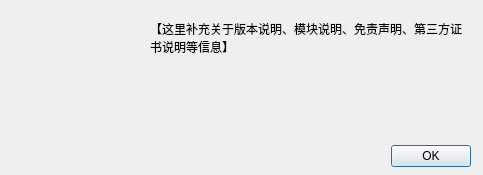
<?xml version="1.0" encoding="UTF-8"?>
<ui version="4.0">
 <class>AboutWxBoxDialog</class>
 <widget class="QDialog" name="AboutWxBoxDialog">
  <property name="geometry">
   <rect>
    <x>0</x>
    <y>0</y>
    <width>483</width>
    <height>175</height>
   </rect>
  </property>
  <property name="sizePolicy">
   <sizepolicy hsizetype="Fixed" vsizetype="Fixed">
    <horstretch>0</horstretch>
    <verstretch>0</verstretch>
   </sizepolicy>
  </property>
  <property name="minimumSize">
   <size>
    <width>483</width>
    <height>175</height>
   </size>
  </property>
  <property name="maximumSize">
   <size>
    <width>486</width>
    <height>175</height>
   </size>
  </property>
  <property name="windowTitle">
   <string>关于 WxBox</string>
  </property>
  <property name="windowIcon">
   <iconset resource="../../assets/wxbox.qrc">
    <normaloff>:/icon/app.ico</normaloff>:/icon/app.ico</iconset>
  </property>
  <property name="modal">
   <bool>true</bool>
  </property>
  <widget class="QDialogButtonBox" name="buttonBox">
   <property name="geometry">
    <rect>
     <x>130</x>
     <y>140</y>
     <width>341</width>
     <height>32</height>
    </rect>
   </property>
   <property name="orientation">
    <enum>Qt::Horizontal</enum>
   </property>
   <property name="standardButtons">
    <set>QDialogButtonBox::Ok</set>
   </property>
  </widget>
  <widget class="QLabel" name="label">
   <property name="geometry">
    <rect>
     <x>30</x>
     <y>30</y>
     <width>91</width>
     <height>91</height>
    </rect>
   </property>
   <property name="text">
    <string/>
   </property>
   <property name="pixmap">
    <pixmap resource="../../assets/wxbox.qrc">:/icon/app.ico</pixmap>
   </property>
   <property name="scaledContents">
    <bool>true</bool>
   </property>
  </widget>
  <widget class="QLabel" name="label_2">
   <property name="geometry">
    <rect>
     <x>150</x>
     <y>20</y>
     <width>321</width>
     <height>101</height>
    </rect>
   </property>
   <property name="text">
    <string>【这里补充关于版本说明、模块说明、免责声明、第三方证书说明等信息】</string>
   </property>
   <property name="alignment">
    <set>Qt::AlignLeading|Qt::AlignLeft|Qt::AlignTop</set>
   </property>
   <property name="wordWrap">
    <bool>true</bool>
   </property>
  </widget>
 </widget>
 <resources>
  <include location="../../assets/wxbox.qrc"/>
 </resources>
 <connections>
  <connection>
   <sender>buttonBox</sender>
   <signal>accepted()</signal>
   <receiver>AboutWxBoxDialog</receiver>
   <slot>accept()</slot>
   <hints>
    <hint type="sourcelabel">
     <x>248</x>
     <y>254</y>
    </hint>
    <hint type="destinationlabel">
     <x>157</x>
     <y>274</y>
    </hint>
   </hints>
  </connection>
  <connection>
   <sender>buttonBox</sender>
   <signal>rejected()</signal>
   <receiver>AboutWxBoxDialog</receiver>
   <slot>reject()</slot>
   <hints>
    <hint type="sourcelabel">
     <x>316</x>
     <y>260</y>
    </hint>
    <hint type="destinationlabel">
     <x>286</x>
     <y>274</y>
    </hint>
   </hints>
  </connection>
 </connections>
</ui>
